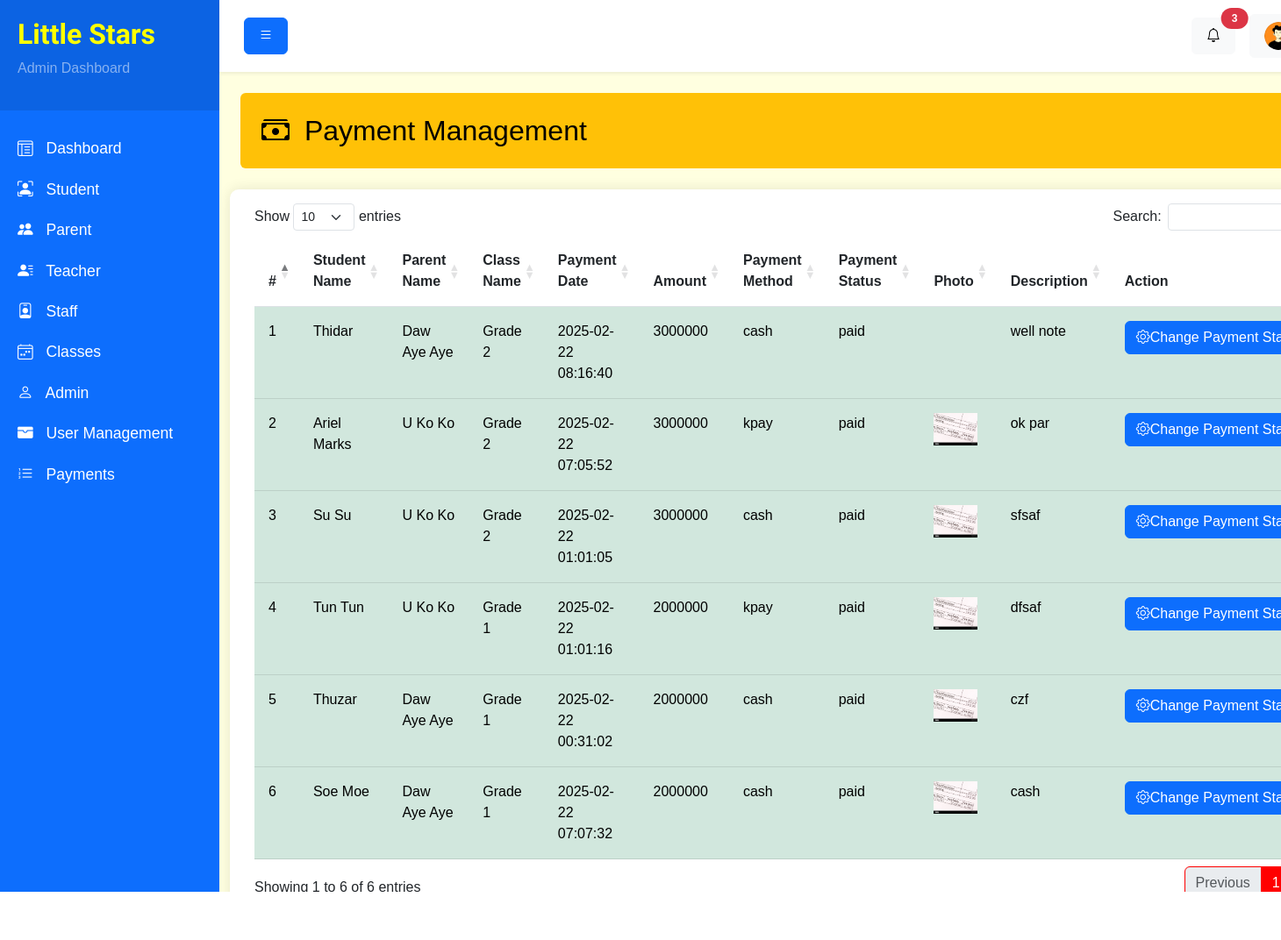
The app's page /backend/payments.php?page=1 (signed in) with its own data.
### tables this page shows
CREATE TABLE `Payments` (
  `payment_id` int NOT NULL,
  `student_id` int NOT NULL,
  `class_id` int NOT NULL,
  `payment_date` timestamp NULL DEFAULT NULL,
  `amount` int DEFAULT NULL,
  `payment_method` enum('cash','kpay','bank transfer') DEFAULT NULL,
  `payment_status` enum('unpaid','paid','checking','decline') NOT NULL DEFAULT 'unpaid',
  `photo` varchar(255) DEFAULT NULL,
  `description` text
);

CREATE TABLE `Students` (
  `student_id` int NOT NULL,
  `parent_id` int NOT NULL,
  `class_id` int NOT NULL,
  `name` varchar(50) NOT NULL,
  `photo` varchar(255) DEFAULT NULL,
  `date_of_birth` date NOT NULL,
  `gender` enum('male','female') NOT NULL DEFAULT 'male',
  `enrollment_date` date NOT NULL,
  `status` enum('active','suspend','pending') NOT NULL DEFAULT 'pending'
);

CREATE TABLE `Parents` (
  `parent_id` int NOT NULL,
  `user_id` int NOT NULL,
  `name` varchar(50) NOT NULL,
  `photo` varchar(255) DEFAULT NULL,
  `phone` varchar(50) NOT NULL,
  `address` text
);

CREATE TABLE `Classes` (
  `class_id` int NOT NULL,
  `teacher_id` int NOT NULL,
  `class_name` varchar(50) NOT NULL,
  `fees` int NOT NULL,
  `age_group` varchar(50) NOT NULL,
  `max_students` int DEFAULT NULL,
  `schedule` text,
  `start_date` date NOT NULL,
  `status` enum('active','inactive') NOT NULL DEFAULT 'active'
);

### backend/payments.php (the view, shortened to what this page needs)
<?php include '../database/db.php'; ?>
<?php include 'layouts/header.php'; ?>
<?php
    $get_parent_list_query = "SELECT *, Payments.photo AS payment_photo, Students.name AS student_name, Parents.name AS parent_name, Classes.class_name AS class_name
    FROM Payments
    LEFT JOIN Students ON Payments.student_id = Students.student_id
    LEFT JOIN Parents ON Students.parent_id = Parents.parent_id
    LEFT JOIN Classes ON Payments.class_id = Classes.class_id
    ORDER BY payment_id DESC
    ";
    $statement = $pdo->prepare($get_parent_list_query);
    $statement->execute();
    $payments = [];
    while ($payment = $statement->fetch(PDO::FETCH_ASSOC)) {
        $payments[] = $payment;
    }
?>
<div class="wrapper">
    <?php include 'components/sidebar.php'; ?>
    <div id="content">
        <?php include 'components/top-nav.php'; ?>
        <div class="container-fluid p-4">
            <div class="bg-warning text-black p-4 rounded  d-flex justify-content-between align-items-left mb-4">
                <h2 class="mb-0"><i class="bi bi-cash-stack me-2"></i> Payment Management</h2>
            </div>
            <div class="row">
                <div class="card">
                    <div class="card-body">
                        <div class="table-responsive" style="min-height: 320px;">
                            <table class="table" id="parentsTable">
                                <thead>
                                    <tr>
                                        <th>#</th>
                                        <th>Student Name</th>
                                        <th>Parent Name</th>
                                        <th>Class Name</th>
                                        <th>Payment Date</th>
                                        <th>Amount</th>
                                        <th>Payment Method</th>
                                        <th>Payment Status</th>
                                        <th>Photo</th>
                                        <th>Description</th>
                                        <th>Action</th>
                                    </tr>
                                </thead>
                                <tbody>
                                    <?php if (isset($payments) && count($payments) > 0) : ?>
                                        <?php $i = 1; ?>
                                        <?php foreach ($payments as $payment) : ?>
                                            <tr
                                            <?php if($payment['payment_status'] == 'paid') : ?>
                                                class="table-success"
                                            <?php endif; ?>
                                            >
                                                <td><?= $i++ ?></td>
                                                <td><?= $payment['student_name'] ?></td>
                                                <td><?= $payment['parent_name'] ?></td>
                                                <td><?= $payment['class_name'] ?></td>
                                                <td><?= $payment['payment_date'] ?></td>
                                                <td><?= $payment['amount'] ?></td>
                                                <td><?= $payment['payment_method'] ?></td>
                                                <td><?= $payment['payment_status'] ?></td>
                                                <td>
                                                    <?php if($payment['payment_photo']) : ?>
                                                        <a href="<?= './uploads/'.$payment['payment_photo'] ?>" data-lightbox="image-1" data-title="My caption">
                                                            <img src="<?= './uploads/'.$payment['payment_photo'] ?>" alt="" width="50px">
                                                        </a>
                                                    <?php endif; ?>
                                                </td>
                                                <td><?= $payment['description'] ?></td>
                                                <td>
                                                    <button class="btn btn-primary dropdown-toggle" type="button" data-bs-toggle="dropdown" aria-expanded="false">
                                                    <i class="bi bi-gear"></i>Change Payment Status
                                                    </button>
                                                </td>
                                            </tr>
                                        <?php endforeach; ?>
                                    <?php endif; ?>
                                </tbody>
                            </table>
                        </div>
                    </div>
                </div>
            </div>
        </div>
    </div>
</div>
<link rel="stylesheet" type="text/css" href="https://cdn.datatables.net/1.11.5/css/dataTables.bootstrap5.min.css">
<link rel="stylesheet" href="https://cdnjs.cloudflare.com/ajax/libs/lightbox2/2.11.3/css/lightbox.min.css">
<?php include 'layouts/footer.php'; ?>

### backend/css/style.css (style rules this page uses)
body { background: #f8f9fa; font-family: "Arial", sans-serif; }
.wrapper { display: flex; width: 100%; }
#content { width: 100%; min-height: 100vh; }
.card { border: none; border-radius: 10px; box-shadow: 0 0 15px rgba(0, 0, 0, 0.1); margin-bottom: 20px; }
.table > :not(caption) > * > * { padding: 1rem; }

### backend/layouts/header.php (style rules this page uses)
body { background-color: lightyellow !important; }

### records on screen
payments: student.name "Thidar", parents.name "Daw Aye Aye", class.class_name "Grade 2", payment_date "2025-02-22 08:16:40", amount "3000000", payment_method "cash", payment_status "paid", description "well note"
payments: student.name "Ariel Marks", parents.name "U Ko Ko", class.class_name "Grade 2", payment_date "2025-02-22 07:05:52", amount "3000000", payment_method "kpay", payment_status "paid", photo (picture), description "ok par"
payments: student.name "Su Su", parents.name "U Ko Ko", class.class_name "Grade 2", payment_date "2025-02-22 01:01:05", amount "3000000", payment_method "cash", payment_status "paid", photo (picture), description "sfsaf"
payments: student.name "Tun Tun", parents.name "U Ko Ko", class.class_name "Grade 1", payment_date "2025-02-22 01:01:16", amount "2000000", payment_method "kpay", payment_status "paid", photo (picture), description "dfsaf"
payments: student.name "Thuzar", parents.name "Daw Aye Aye", class.class_name "Grade 1", payment_date "2025-02-22 00:31:02", amount "2000000", payment_method "cash", payment_status "paid", photo (picture), description "czf"
payments: student.name "Soe Moe", parents.name "Daw Aye Aye", class.class_name "Grade 1", payment_date "2025-02-22 07:07:32", amount "2000000", payment_method "cash", payment_status "paid", photo (picture), description "cash"

### other values on screen
$item['name'] "Dashboard"
$item['name'] "Student"
$item['name'] "Parent"
$item['name'] "Teacher"
$item['name'] "Staff"
$item['name'] "Classes"
$item['name'] "Admin"
$item['name'] "User Management"
$item['name'] "Payments"
